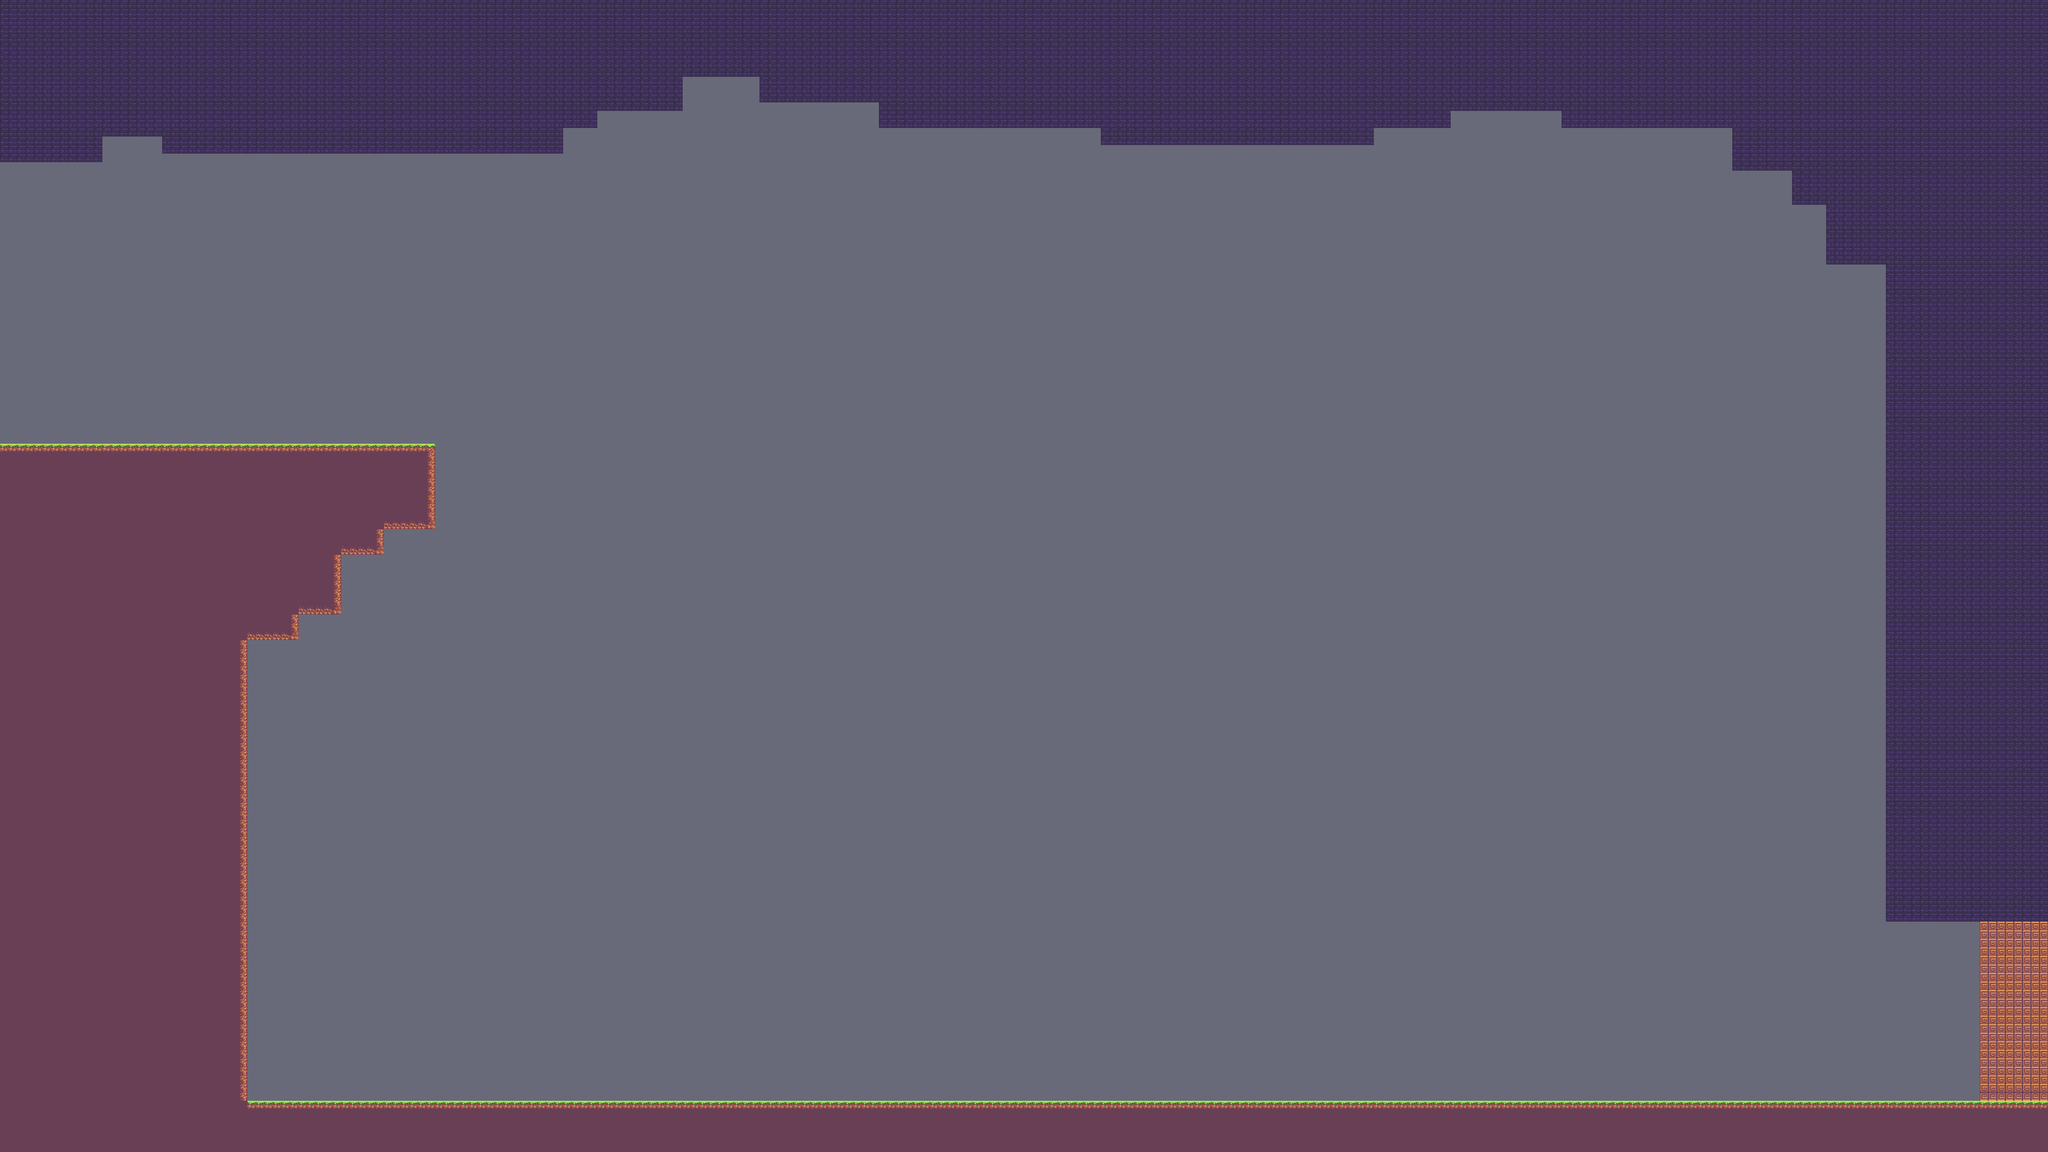

A level layout from a 2D game, rendered from its tile map. Below: a short description, then the map file with tile-grid data replaced by summaries:
An orthogonal 240x135 tile map with 16x16 px tiles, 2 tile layers (Floor_values, Floor), 3 tilesets.

<map version="1.4" tiledversion="1.4.2" orientation="orthogonal" renderorder="right-down" compressionlevel="0" width="240" height="135" tilewidth="16" tileheight="16" infinite="0" backgroundcolor="#696A79" nextlayerid="3" nextobjectid="1"><tileset firstgid="1" name="Floor_intgrid" tilewidth="16" tileheight="16" tilecount="6" columns="6" objectalignment="topleft" margin="0" spacing="0"><image source="Floor.intgrid.png" width="96" height="16" /></tileset><tileset firstgid="7" name="SunnyLand_by_Ansimuz_extended" tilewidth="16" tileheight="16" tilecount="483" columns="23" objectalignment="topleft" margin="0" spacing="0"><image source="../../Samples/LDtk to Unity/4.2.2/Sample/Samples/atlas/SunnyLand_by_Ansimuz-extended.png" width="368" height="336" /></tileset><tileset firstgid="490" name="Floor" tilewidth="16" tileheight="16" tilecount="6" columns="6" objectalignment="topleft"><image source="Floor.intgrid.png" width="96" height="16" /></tileset><layer id="1" name="Floor_values" width="240" height="135" opacity="1"><data>[32400 cells, 9872 non-empty, 3 distinct tile ids]</data></layer><layer id="2" name="Floor" width="240" height="135" opacity="1"><data>[32400 cells, 9872 non-empty, 8 distinct tile ids]</data></layer></map>
